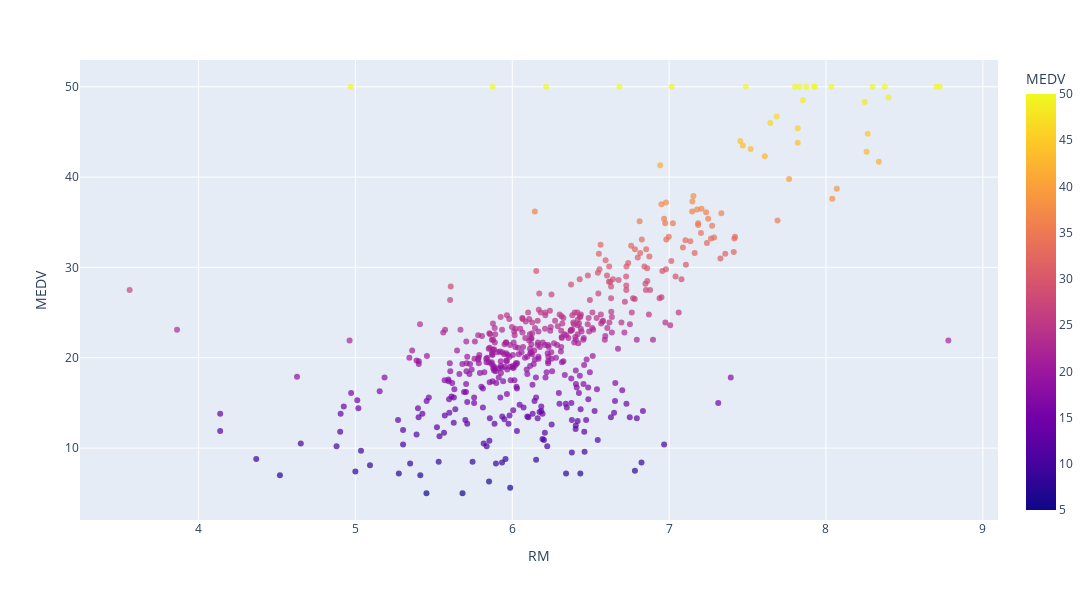

This figure's notebook cell:
### Code cell
fig = px.scatter(housing_df,
                 x="RM", 
                 y="MEDV", 
                 color="MEDV", 
                 opacity=0.7,
                 #trendline="ols",
                 width=1200, 
                 height=600)
fig.show()

### Figure 1 — Plotly figure (JSON) as saved in the notebook; plotly's stock layout.template omitted (floating-point values rounded to 4 significant figures; data arrays with more than 128 entries replaced by an {"elided": "..."} marker saying what was removed)
{"data": [{"hovertemplate": "RM=%{x}<br>MEDV=%{marker.color}<extra></extra>", "legendgroup": "", "marker": {"color": {"elided": "506 float values"}, "coloraxis": "coloraxis", "opacity": 0.7, "symbol": "circle"}, "mode": "markers", "name": "", "orientation": "v", "showlegend": false, "type": "scatter", "x": {"elided": "506 float values"}, "xaxis": "x", "y": {"elided": "506 float values"}, "yaxis": "y"}], "layout": {"coloraxis": {"colorbar": {"title": {"text": "MEDV"}}, "colorscale": [[0, "#0d0887"], [0.1111, "#46039f"], [0.2222, "#7201a8"], [0.3333, "#9c179e"], [0.4444, "#bd3786"], [0.5556, "#d8576b"], [0.6667, "#ed7953"], [0.7778, "#fb9f3a"], [0.8889, "#fdca26"], [1, "#f0f921"]]}, "height": 600, "legend": {"tracegroupgap": 0}, "margin": {"t": 60}, "width": 1200, "xaxis": {"anchor": "y", "domain": [0, 1], "title": {"text": "RM"}}, "yaxis": {"anchor": "x", "domain": [0, 1], "title": {"text": "MEDV"}}}}
